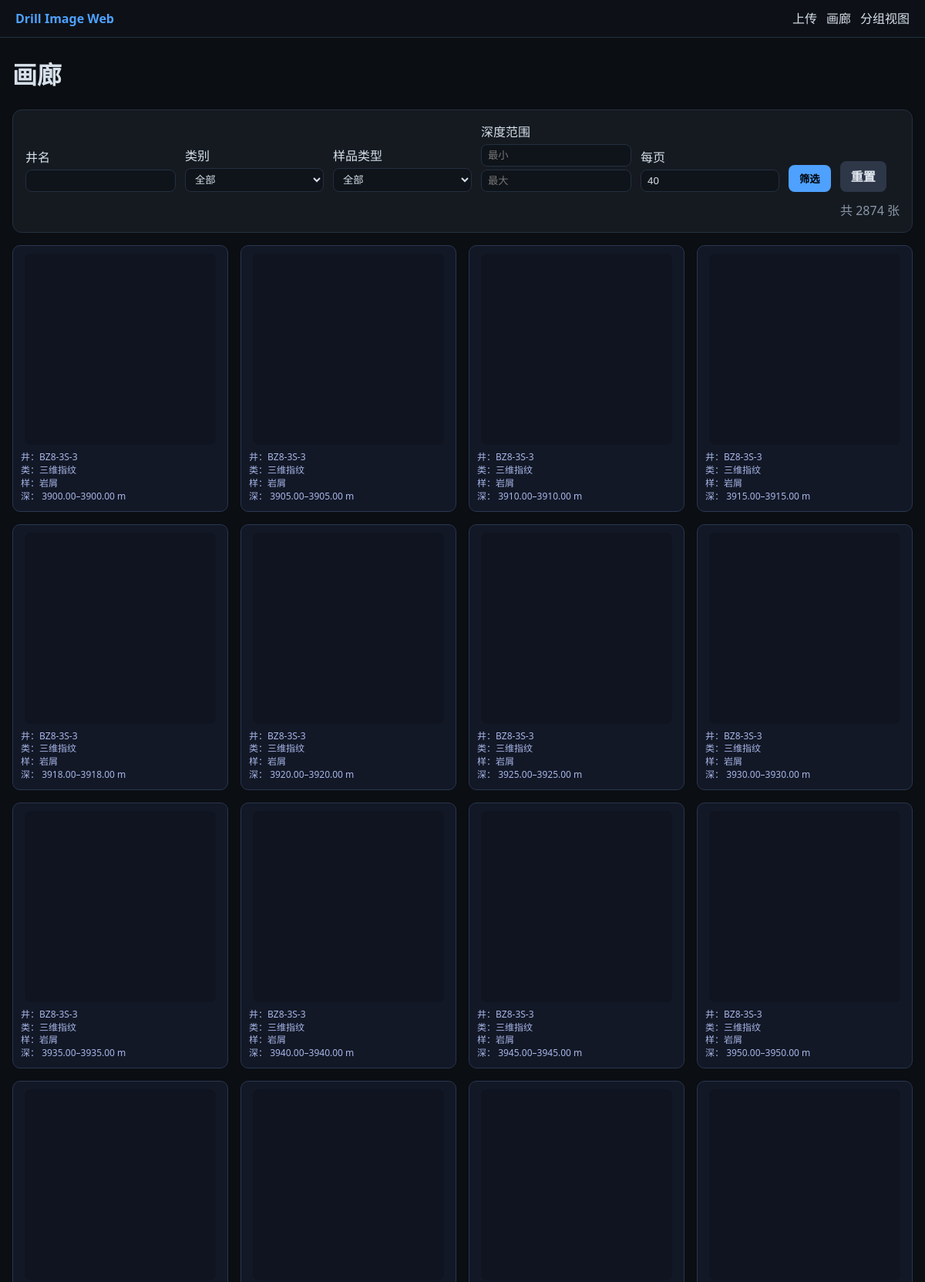
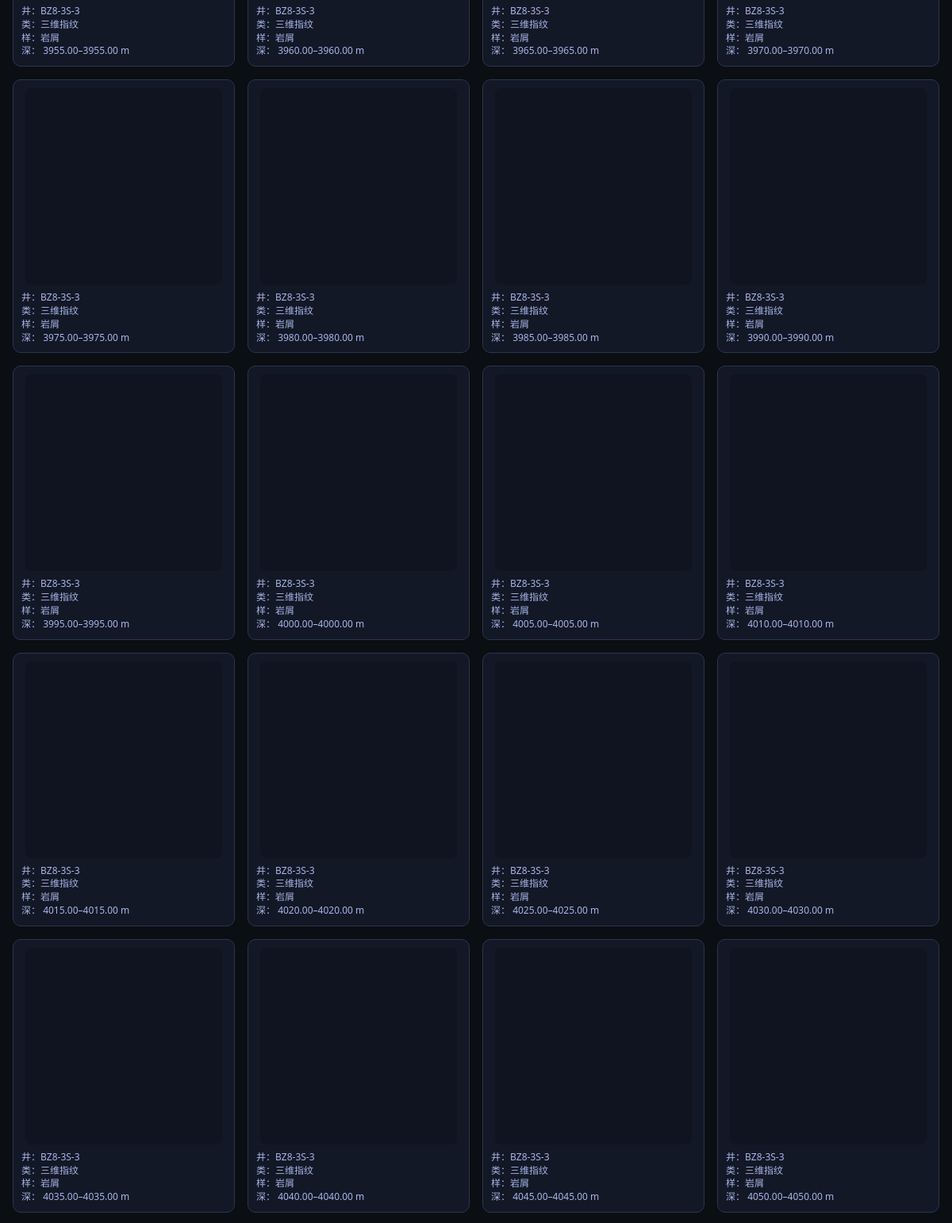
The page /gallery (upper part) on the database its author committed (2 pictures, top to bottom).
### app/models.py (models this page shows)
class Image(SQLModel, table=True):
    id: Optional[int] = Field(default=None, primary_key=True)
    file_path: str
    rel_path: str
    thumb_path: Optional[str] = None
    file_hash: Optional[str] = None
    well_name: Optional[str] = None
    sample_type: Optional[str] = None
    category: Optional[str] = None
    start_depth: Optional[float] = None
    end_depth: Optional[float] = None
    ndepth_center: Optional[float] = None
    anomalies: Optional[str] = None
    explain: Optional[str] = None
    raw_name: Optional[str] = None
    source_batch: Optional[str] = None
    ingested_at: Optional[str] = None

### app/main.py (the view)
@app.get("/gallery", response_class=HTMLResponse)
async def gallery(
    request: Request,
    well: Optional[str] = None,
    category: Optional[str] = None,
    sample_type: Optional[str] = None,
    depth_min: Optional[str] = Query(None),
    depth_max: Optional[str] = Query(None),
    page: int = 1,
    per_page: int = 40,
    sess: Session = Depends(get_sess),
):
    def to_float(x):
        try:
            return float(x) if x not in (None, "", "null", "None") else None
        except Exception:
            return None
    dm = to_float(depth_min)
    dx = to_float(depth_max)
    q = select(Image)
    if well:
        q = q.where(Image.well_name.contains(well))
    if category:
        q = q.where(Image.category == category)
    demo_words = ["样例", "示例", "模板", "标准图", "谱库", "效验", "校验", "标样", "参比"]
    q = q.where(not_(or_(*[Image.rel_path.contains(w) for w in demo_words])))
    def canon_st(s: Optional[str]) -> Optional[str]:
        mapping = {"岩屽": "岩屑", "岩芯": "岩心", "钻井液": "泥浆", "岩屑岩心": "岩屑"}
        s = (s or "").strip()
        return mapping.get(s, s) or None
    st = canon_st(sample_type)
    if st:
        if st == "岩屑":
            pos = or_(
                Image.sample_type == "岩屑",
                Image.rel_path.contains("岩屑"),
                Image.rel_path.contains("岩心"),
                Image.rel_path.contains("岩芯"),
            )
            neg = or_(Image.rel_path.contains("泥浆"), Image.rel_path.contains("钻井液"))
            q = q.where(and_(pos, not_(neg)))
        elif st == "泥浆":
            pos = or_(
                Image.sample_type == "泥浆",
                Image.rel_path.contains("泥浆"),
                Image.rel_path.contains("钻井液"),
            )
            neg = or_(
                Image.rel_path.contains("岩屑"),
                Image.rel_path.contains("岩心"),
                Image.rel_path.contains("岩芯"),
            )
            q = q.where(and_(pos, not_(neg)))
        elif st == "岩心":
            pos = or_(
                Image.sample_type == "岩心",
                Image.rel_path.contains("岩心"),
                Image.rel_path.contains("岩芯"),
            )
            neg = or_(Image.rel_path.contains("泥浆"), Image.rel_path.contains("钻井液"))
            q = q.where(and_(pos, not_(neg)))
        else:
            q = q.where(or_(Image.sample_type == st, Image.rel_path.contains(st)))
    if category == "轻烃谱图":
        q = q.where(
            not_(
                or_(
                    Image.rel_path.contains("热解"),
                    Image.rel_path.contains("热解分析"),
                    Image.rel_path.contains("热解谱图"),
                )
            )
        )
    if dm is not None:
        q = q.where(Image.end_depth >= dm)
    if dx is not None:
        q = q.where(Image.start_depth <= dx)
    q = q.order_by(Image.well_name, Image.category, Image.start_depth, Image.end_depth, Image.id)
    items_all = sess.exec(q).all()
    total = len(items_all)
    start = max(0, (page - 1) * per_page)
    end = start + per_page
    items = items_all[start:end]
    wells  = [w for w in sess.exec(select(Image.well_name).distinct()).all() if w]
    cats   = [c for c in sess.exec(select(Image.category).distinct()).all() if c]
    stypes = [s for s in sess.exec(select(Image.sample_type).distinct()).all() if s]
    cfg = load_app_config()
    return templates.TemplateResponse(
        "gallery.html",
        {
            "request": request,
            "items": items,
            "wells": wells,
            "cats": cats,
            "stypes": stypes,
            "filters": {
                "well": well or "",
                "category": category or "",
                "sample_type": sample_type or "",
                "depth_min": depth_min or "",
                "depth_max": depth_max or "",
                "page": page,
                "per_page": per_page,
                "total_count": total,
            },
            "cfg": cfg,
        },
    )

### templates/gallery.html (shortened to what this page needs)
{% extends "base.html" %}
{% block content %}
<h1>画廊</h1>
<form method="get" class="filters card">
  <div>
    <label>井名</label>
    <input type="text" name="well" value="{{ filters.well }}">
  </div>
  <div>
    <label>类别</label>
    <select name="category">
      <option value="">全部</option>
    </select>
  </div>
  <div>
    <label>样品类型</label>
    <select name="sample_type">
      <option value="">全部</option>
    </select>
  </div>
  <div>
    <label>深度范围</label>
    <input type="number" step="0.01" name="depth_min" placeholder="最小" value="{{ filters.depth_min }}">
    <input type="number" step="0.01" name="depth_max" placeholder="最大" value="{{ filters.depth_max }}">
  </div>
  <div>
    <label>每页</label>
    <input type="number" name="per_page" min="10" max="200" value="{{ filters.per_page }}">
  </div>
  <button type="submit">筛选</button>
  <a class="btn-secondary" href="/gallery">重置</a>
  <span class="count">共 {{ filters.total_count }} 张</span>
</form>
<div class="grid">
  {% for it in items %}
  <div class="grid-card">
    <a href="/files/{{ it.rel_path }}" target="_blank" title="{{ it.raw_name }}">
      <div class="grid-img-wrap">
      </div>
    </a>
    <div class="grid-meta">
      井：{{ it.well_name or "—" }}<br>
      类：{{ it.category or "—" }}<br>
      样：{{ it.sample_type or "—" }}<br>
      深：
      {% if it.start_depth is not none and it.end_depth is not none %}
        {{ '%.2f'|format(it.start_depth) }}–{{ '%.2f'|format(it.end_depth) }} m
      {% else %}—{% endif %}
    </div>
  </div>
  {% endfor %}
</div>
{% set qwell = (filters.well or '')|urlencode %}
{% set qcat  = (filters.category or '')|urlencode %}
{% set qstype= (filters.sample_type or '')|urlencode %}
{% set qdmin = (filters.depth_min or '')|string|urlencode %}
{% set qdmax = (filters.depth_max or '')|string|urlencode %}
{% set qpp   = filters.per_page %}
{% set qpage = filters.page %}
{% endblock %}

### templates/base.html (shortened to what this page needs)
<!doctype html>
<html lang="zh-CN">
    <head>
<link rel="stylesheet" href="/static/styles.css" />
</head>
<body><header class="topbar"><div class="brand">Drill Image Web</div>
<nav><a href="/">上传</a><a href="/gallery">画廊</a><a href="/grouped">分组视图</a></nav></header>
<main class="container">{% block content %}{% endblock %}</main>
</body></html>

### static/styles.css (style rules this page uses)
:root { --bg:#0b0e12; --card:#151a21; --text:#d7e0ea; --muted:#8a97a6; --accent:#4ea1ff; --border:#233040; }
* { box-sizing:border-box }
body { margin:0;background:var(--bg);color:var(--text);font-family:system-ui,-apple-system,Segoe UI,Roboto,Helvetica,Arial;line-height:1.5 }
.topbar { display:flex;align-items:center;justify-content:space-between;padding:12px 20px;border-bottom:1px solid var(--border);background:#0d1117;position:sticky;top:0;z-index:10 }
.brand { font-weight:700;color:var(--accent) }
.topbar a { color:var(--text);text-decoration:none;margin-left:12px }
.container { max-width:1200px;margin:24px auto;padding:0 16px }
.card { background:var(--card);border:1px solid var(--border);border-radius:12px;padding:16px;margin-bottom:12px }
button,.btn-secondary { background:var(--accent);color:#000;border:none;padding:8px 14px;border-radius:8px;cursor:pointer;font-weight:600 }
.btn-secondary { background:#2d3748;color:#e2e8f0;text-decoration:none }
.filters { display:flex;flex-wrap:wrap;gap:12px;align-items:flex-end }
.filters>div { display:flex;flex-direction:column;min-width:180px }
.filters input,.filters select { padding:6px 8px;border-radius:8px;border:1px solid var(--border);background:#0f141a;color:var(--text) }
.filters .count { margin-left:auto;color:var(--muted) }
.grid { display:grid;grid-template-columns:repeat(auto-fill,minmax(220px,1fr));gap:12px }
.grid { display:grid; gap:8px; }

### templates/gallery.html (style rules this page uses)
.grid { display:grid; grid-template-columns: repeat(auto-fill, minmax(270px, 1fr)); gap:16px; align-items:start; }
.grid-card { border:1px solid #2a3650; border-radius:10px; padding:10px; background:#121826; }
.grid-img-wrap { width:248px; height:248px; display:flex; align-items:center; justify-content:center; background:#0f1420; border-radius:8px; overflow:hidden; margin:0 auto; }
.grid-meta { margin-top:8px; font-size:12px; color:#a8b6e8; line-height:1.4; }
.filters.card { display:flex; flex-wrap:wrap; gap:12px; align-items:end; margin-bottom:16px; }
.filters.card > div { display:flex; flex-direction:column; gap:4px; }

### rows shown on the page
Image: well_name "BZ8-3S-3", category "三维指纹", sample_type "岩屑", start_depth "3900.00", end_depth "3900.00"
Image: well_name "BZ8-3S-3", category "三维指纹", sample_type "岩屑", start_depth "3905.00", end_depth "3905.00"
Image: well_name "BZ8-3S-3", category "三维指纹", sample_type "岩屑", start_depth "3910.00", end_depth "3910.00"
Image: well_name "BZ8-3S-3", category "三维指纹", sample_type "岩屑", start_depth "3915.00", end_depth "3915.00"
Image: well_name "BZ8-3S-3", category "三维指纹", sample_type "岩屑", start_depth "3918.00", end_depth "3918.00"
Image: well_name "BZ8-3S-3", category "三维指纹", sample_type "岩屑", start_depth "3920.00", end_depth "3920.00"
Image: well_name "BZ8-3S-3", category "三维指纹", sample_type "岩屑", start_depth "3925.00", end_depth "3925.00"
Image: well_name "BZ8-3S-3", category "三维指纹", sample_type "岩屑", start_depth "3930.00", end_depth "3930.00"
Image: well_name "BZ8-3S-3", category "三维指纹", sample_type "岩屑", start_depth "3935.00", end_depth "3935.00"
Image: well_name "BZ8-3S-3", category "三维指纹", sample_type "岩屑", start_depth "3940.00", end_depth "3940.00"
Image: well_name "BZ8-3S-3", category "三维指纹", sample_type "岩屑", start_depth "3945.00", end_depth "3945.00"
Image: well_name "BZ8-3S-3", category "三维指纹", sample_type "岩屑", start_depth "3950.00", end_depth "3950.00"
Image: well_name "BZ8-3S-3", category "三维指纹", sample_type "岩屑", start_depth "3955.00", end_depth "3955.00"
Image: well_name "BZ8-3S-3", category "三维指纹", sample_type "岩屑", start_depth "3960.00", end_depth "3960.00"
Image: well_name "BZ8-3S-3", category "三维指纹", sample_type "岩屑", start_depth "3965.00", end_depth "3965.00"
Image: well_name "BZ8-3S-3", category "三维指纹", sample_type "岩屑", start_depth "3970.00", end_depth "3970.00"
Image: well_name "BZ8-3S-3", category "三维指纹", sample_type "岩屑", start_depth "3975.00", end_depth "3975.00"
Image: well_name "BZ8-3S-3", category "三维指纹", sample_type "岩屑", start_depth "3980.00", end_depth "3980.00"
Image: well_name "BZ8-3S-3", category "三维指纹", sample_type "岩屑", start_depth "3985.00", end_depth "3985.00"
Image: well_name "BZ8-3S-3", category "三维指纹", sample_type "岩屑", start_depth "3990.00", end_depth "3990.00"
Image: well_name "BZ8-3S-3", category "三维指纹", sample_type "岩屑", start_depth "3995.00", end_depth "3995.00"
Image: well_name "BZ8-3S-3", category "三维指纹", sample_type "岩屑", start_depth "4000.00", end_depth "4000.00"
Image: well_name "BZ8-3S-3", category "三维指纹", sample_type "岩屑", start_depth "4005.00", end_depth "4005.00"
Image: well_name "BZ8-3S-3", category "三维指纹", sample_type "岩屑", start_depth "4010.00", end_depth "4010.00"
Image: well_name "BZ8-3S-3", category "三维指纹", sample_type "岩屑", start_depth "4015.00", end_depth "4015.00"
Image: well_name "BZ8-3S-3", category "三维指纹", sample_type "岩屑", start_depth "4020.00", end_depth "4020.00"
Image: well_name "BZ8-3S-3", category "三维指纹", sample_type "岩屑", start_depth "4025.00", end_depth "4025.00"
Image: well_name "BZ8-3S-3", category "三维指纹", sample_type "岩屑", start_depth "4030.00", end_depth "4030.00"
Image: well_name "BZ8-3S-3", category "三维指纹", sample_type "岩屑", start_depth "4035.00", end_depth "4035.00"
Image: well_name "BZ8-3S-3", category "三维指纹", sample_type "岩屑", start_depth "4040.00", end_depth "4040.00"
Image: well_name "BZ8-3S-3", category "三维指纹", sample_type "岩屑", start_depth "4045.00", end_depth "4045.00"
Image: well_name "BZ8-3S-3", category "三维指纹", sample_type "岩屑", start_depth "4050.00", end_depth "4050.00"

### other values the page prints
{{ filters.total_count }} "2874"
